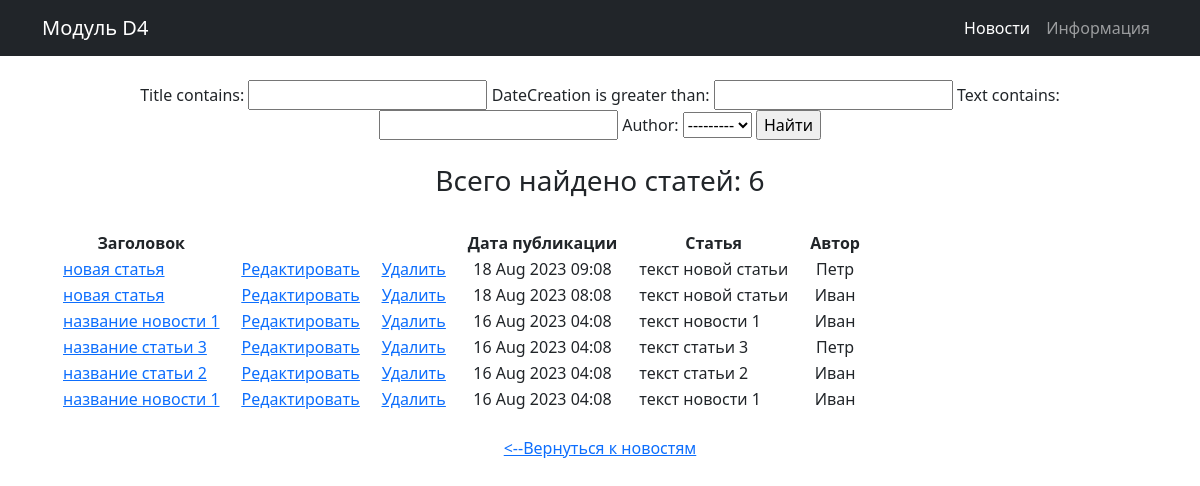
The app's page /news/search/ with its own data.
### news/models.py (models this page shows, shortened)
class Post(models.Model):
    author = models.ForeignKey(Author, on_delete=models.CASCADE)
    NEWS = 'NW'
    ARTICLE = 'AR'
    CATEGORY_CHOICES = (
        (NEWS, 'Новость'),
        (ARTICLE, 'Статья')
    )
    categoryType = models.CharField(max_length=2, choices=CATEGORY_CHOICES, default=ARTICLE)
    dateCreation = models.DateTimeField(auto_now_add=True)
    postCategory = models.ManyToManyField(Category, through='PostCategory')
    title = models.CharField(max_length=128)
    text = models.TextField()
    rating = models.SmallIntegerField(default=0)

class Author(models.Model):
    authorUser = models.OneToOneField(User, on_delete=models.CASCADE)
    ratingAuthor = models.SmallIntegerField(default=0)
    def __str__(self):
        return f'{self.authorUser}'

### news/views.py (the view)
# urls.py: path('search/', PostSearchView.as_view(), name='post_search'), # Ссылка на поиск статьи
class PostSearchView(ListView):
    model = Post
    template_name = 'news_app/post_search.html'
    context_object_name = 'news'
    ordering = ['-dateCreation']
    def get_context_data(self, **kwargs):
        context = super().get_context_data(**kwargs)
        context['filter'] = PostFilter(self.request.GET, queryset=self.get_queryset())
        return context

### news/templatetags/custom_filters.py (called while the page is built)
@register.filter(name='censor') # регистрируем наш фильтр под именем censor,
def censor(censor_text): # первый аргумент здесь — это то значение, к которому надо применить фильтр,
    for word in censor_words:
        censor_text = censor_text.lower().replace(word.lower(), '*censor*')  # переводим в строчные буквы, заменяем на *censor*
    return censor_text # возвращаемое функцией значение — это то значение, которое подставится к нам в шаблон

### templates/news_app/post_search.html (shortened to what this page needs)
{% extends 'flatpages/default.html' %}
{% load custom_filters %}
{% block content %}
    <br>
    {% if news %}
        <form method="GET">
            {{ filter.form }}
            <input type="submit" value="Найти">
        </form>
        <br>
        <h3>Всего найдено статей:  {{ filter.qs|length }} </h3>
        <br>
        <table style="border-collapse: separate; border-spacing: 20px 0;">
            <thead>
                <th> Заголовок </th>
                <th></th>
                <th></th>
                <th> Дата публикации </th>
                <th> Статья </th>
                <th> Автор </th>
            </thead>
            {% for post in filter.qs %}
                <tr>
                    <td class="text-start">
                        <a href="{% url 'post_detail' post.id %}"> {{ post.title|censor|truncatechars:30 }}</a>
                    </td>
                    <td>
                        <a href="{% url 'post_update' post.id %}"><u>Редактировать</u></a>
                    </td>
                    <td>
                        <a href="{% url 'post_delete' post.id %}"><u> Удалить </u></a>
                    </td>
                    <td> {{ post.dateCreation|date:'d M Y h:m' }} </td>
                    <td class="text-start"> {{ post.text|censor|truncatechars:50 }} </td>
                    <td> {{ post.author }} </td>
                </tr>
            {% endfor %}
        </table>
        {% else %}
            <br>
            <h2>Статей нет!</h2>
    {% endif %}
    <br>
    <a href="/news/"> <--Вернуться к новостям </a>
{% endblock content %}

### records on screen
Post: title|censor "новая статья", dateCreation "18 Aug 2023 09:08", text|censor "текст новой статьи", author "Петр"
Post: title|censor "новая статья", dateCreation "18 Aug 2023 08:08", text|censor "текст новой статьи", author "Иван"
Post: title|censor "название новости 1", dateCreation "16 Aug 2023 04:08", text|censor "текст новости 1", author "Иван"
Post: title|censor "название статьи 3", dateCreation "16 Aug 2023 04:08", text|censor "текст статьи 3", author "Петр"
Post: title|censor "название статьи 2", dateCreation "16 Aug 2023 04:08", text|censor "текст статьи 2", author "Иван"
Post: title|censor "название новости 1", dateCreation "16 Aug 2023 04:08", text|censor "текст новости 1", author "Иван"

### other values on screen
{{ filter.qs|length }} "6"
